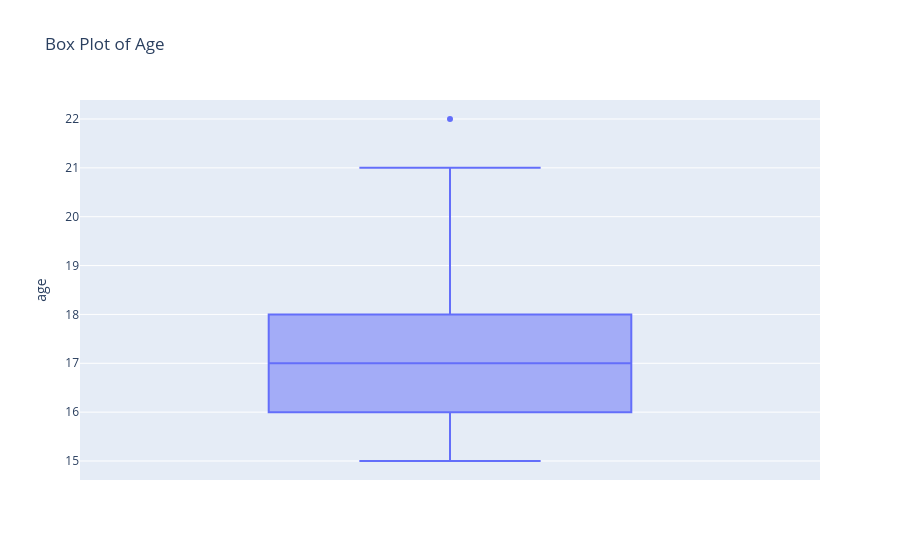

Source (notebook cell):
### Code cell
# Example box plot for the 'age' variable
import plotly.express as px
fig = px.box(df, y='age', title="Box Plot of Age")
fig.show()

### Figure 1 — Plotly figure (JSON) as saved in the notebook; plotly's stock layout.template omitted (floating-point values rounded to 4 significant figures; data arrays with more than 128 entries replaced by an {"elided": "..."} marker saying what was removed)
{"data": [{"alignmentgroup": "True", "hovertemplate": "age=%{y}<extra></extra>", "legendgroup": "", "marker": {"color": "#636efa"}, "name": "", "notched": false, "offsetgroup": "", "orientation": "v", "showlegend": false, "type": "box", "x0": " ", "xaxis": "x", "y": {"elided": "395 int values"}, "y0": " ", "yaxis": "y"}], "layout": {"boxmode": "group", "legend": {"tracegroupgap": 0}, "title": {"text": "Box Plot of Age"}, "xaxis": {"anchor": "y", "domain": [0, 1]}, "yaxis": {"anchor": "x", "domain": [0, 1], "title": {"text": "age"}}}}
